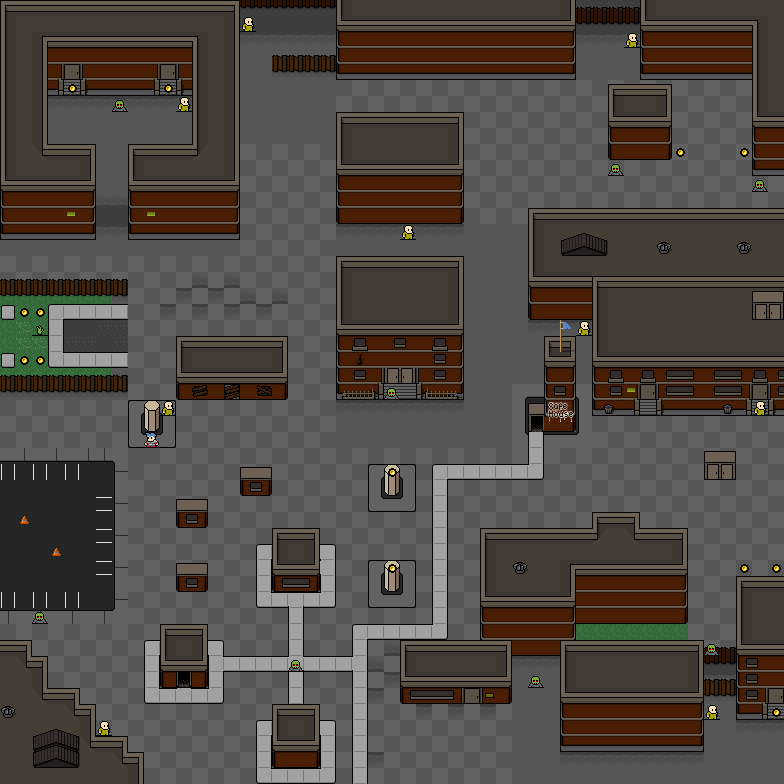

Tiled map render using the project's own tile images. Description and the map definition, with tile-layer contents summarised, below:
An orthogonal 49x49 tile map with 16x16 px tiles, 3 tile layers (bg, fg, placement).

<map version="1.0" orientation="orthogonal" width="49" height="49" tilewidth="16" tileheight="16">
 <properties>
  <property name="safe" value="33,26;" />
 </properties>
 <tileset firstgid="1" name="ztown" tilewidth="16" tileheight="16">
  <image source="ztown.png" width="256" height="295" />
 </tileset>
 <layer name="bg" width="49" height="49">
  <data>[2401 cells, 2401 non-empty, 112 distinct tile ids]</data>
 </layer>
 <layer name="fg" width="49" height="49">
  <data>[2401 cells, 76 non-empty, 19 distinct tile ids]</data>
 </layer>
 <layer name="placement" width="49" height="49">
  <data>[2401 cells, 32 non-empty, 5 distinct tile ids]</data>
 </layer>
</map>
